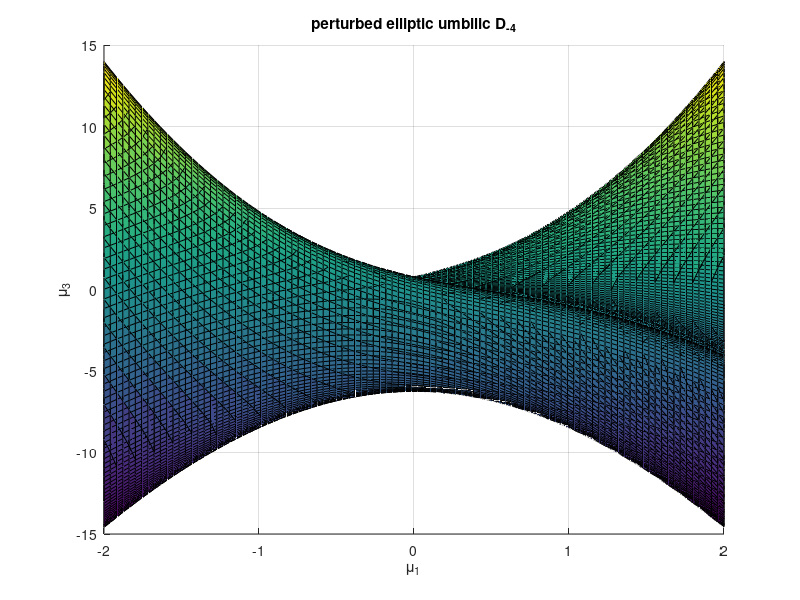

Reproduce this figure in MATLAB. (Note: this script raises an error after producing the figure.)
% elliptic umbilic

% @author  Christian Offen
% @version 1.0

epsilon = 2.5; % perturbation epsilon=2.5
kappa =0;       % cut off for complex valued numbers

aa = linspace(-2,2,100);
r=sqrt(aa(1)^2+epsilon^2/4);
xx = linspace(-epsilon/2-r,-epsilon/2+r,50);

[a,x]=meshgrid(aa,xx);

figure
hold on
title('perturbed elliptic umbilic D_{-4}')
xlabel('\mu_1'); ylabel('\mu_2'); zlabel('\mu_3'); grid on; view([0 0]);
ax=gca;

sgns=[-1,1,-1,1];

for j=1:2
    sgn=sgns(j);
    y=sgn*sqrt(a.^2-x.*(x+epsilon));
    b=-2*x.*(y+a)-2*epsilon*y;
    c=-x.^2+y.*(y-2*a);
    b(abs(imag(b))>kappa) = NaN;
    c(abs(imag(c))>kappa) = NaN;
    h(j)=surf(real(a),real(b),real(c)); 
end

%% second layer

aa = linspace(-2,2,100);
yy = linspace(-r,r,100);

[a,y]=meshgrid(aa,yy);

for j=3:4
    sgn=sgns(j);
    x = -epsilon/2 + sgn*sqrt(a.^2+epsilon^2/4-y.^2);
    b=-2*x.*(y+a)-2*epsilon*y;
    c=-x.^2+y.*(y-2*a);
    b(abs(imag(b))>kappa) = NaN;
    c(abs(imag(c))>kappa) = NaN;
    h(j)=surf(real(a),real(b),real(c)); 
end

for j=1:4
    h(j).LineStyle='none';
%     h(j).FaceLighting='none';
end

view([65.0667 32.4000])
% axis off
title('')
ax.XTickLabel={}; ax.YTickLabel={}; ax.ZTickLabel={};
ax.FontSize=30;
if epsilon==0
    bifpt = plot3(0,0,0,'*','MarkerSize',40,'Color','k','LineWidth',8);
end

material metal
camlight left
camlight left
%camlight right
axis tight
%% print
orient landscape
%set(gca,'FontSize',20);
% print('elliptic_umbilic.pdf','-dpdf','-fillpage')